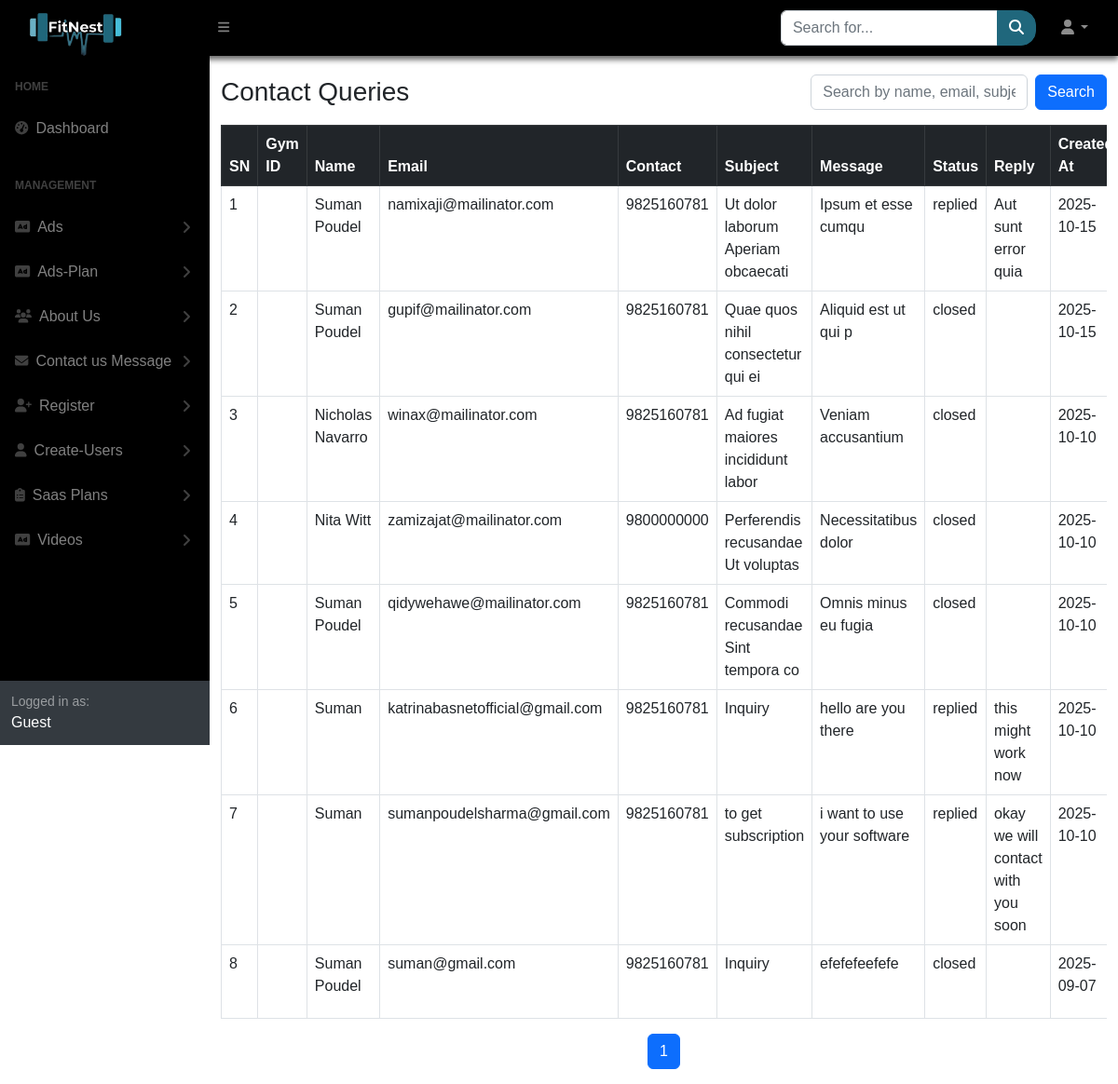
The page /SuperAdmin/contactUs/index.php on the database its author committed.
### tables this page shows
CREATE TABLE `contact_queries` (
  `query_id` int(11) NOT NULL,
  `gym_id` int(11) DEFAULT NULL,
  `name` varchar(150) NOT NULL,
  `email` varchar(150) NOT NULL,
  `contact` varchar(20) DEFAULT NULL,
  `subject` varchar(255) NOT NULL,
  `message` text NOT NULL,
  `status` enum('pending','replied','closed') DEFAULT 'pending',
  `reply` text DEFAULT NULL,
  `created_at` timestamp NOT NULL DEFAULT current_timestamp(),
  `updated_at` timestamp NOT NULL DEFAULT current_timestamp() ON UPDATE current_timestamp()
);

### SuperAdmin/contactUs/index.php (the view, shortened to what this page needs)
<?php require("../sidelayout.php"); ?>
<?php
include "../../database/db_connect.php";
$limit = 15;
$page = isset($_GET['page']) && is_numeric($_GET['page']) ? (int)$_GET['page'] : 1;
$offset = ($page - 1) * $limit;
$search = isset($_GET['search']) ? trim($_GET['search']) : '';
$where = "WHERE 1";
$sql = "SELECT query_id, gym_id, name, email, contact, subject, message, status, reply, created_at
        FROM contact_queries $where
        ORDER BY created_at DESC
        LIMIT $limit OFFSET $offset";
$result = mysqli_query($conn, $sql);
$countSql = "SELECT COUNT(*) as total FROM contact_queries $where";
$countResult = mysqli_query($conn, $countSql);
$totalRows = mysqli_fetch_assoc($countResult)['total'];
$totalPages = ceil($totalRows / $limit);
?>
<div id="layoutSidenav_content">
    <main>
        <div class="container mt-4">
            <div class="d-flex justify-content-between align-items-center mb-3">
                <h3 class="mb-0">Contact Queries</h3>
                <form method="GET" class="d-flex" style="max-width: 400px;">
                    <input type="text" name="search" class="form-control me-2"
                        placeholder="Search by name, email, subject, status..."
                        value="<?= htmlspecialchars($search) ?>">
                    <button type="submit" class="btn btn-primary">Search</button>
                </form>
            </div>
            <div class="table-responsive">
                <table class="table table-bordered table-hover">
                    <thead class="table-dark">
                        <tr>
                            <th>SN</th>
                            <th>Gym ID</th>
                            <th>Name</th>
                            <th>Email</th>
                            <th>Contact</th>
                            <th>Subject</th>
                            <th>Message</th>
                            <th>Status</th>
                            <th>Reply</th>
                            <th>Created At</th>
                        </tr>
                    </thead>
                    <tbody>
                        <?php
                        if (mysqli_num_rows($result) > 0) {
                            $sn = $offset + 1;
                            while ($row = mysqli_fetch_assoc($result)) {
                                $truncatedMessage = strlen($row['message']) > 30 ? substr($row['message'], 0, 30) . '...' : $row['message'];
                                echo "<tr>";
                                echo "<td>{$sn}</td>";
                                echo "<td>" . htmlspecialchars($row['gym_id']) . "</td>";
                                echo "<td>" . htmlspecialchars($row['name']) . "</td>";
                                echo "<td>" . htmlspecialchars($row['email']) . "</td>";
                                echo "<td>" . htmlspecialchars($row['contact']) . "</td>";
                                echo "<td>" . htmlspecialchars($row['subject']) . "</td>";
                                echo "<td>" . htmlspecialchars($truncatedMessage) . "</td>";
                                echo "<td>" . htmlspecialchars($row['status']) . "</td>";
                                echo "<td>" . htmlspecialchars($row['reply']) . "</td>";
                                echo "<td>" . date('Y-m-d', strtotime($row['created_at'])) . "</td>";
                                echo "</tr>";
                                $sn++;
                            }
                        } else {
                            echo "<tr><td colspan='11' class='text-center'>No messages found</td></tr>";
                        }
                        ?>
                    </tbody>
                </table>
            </div>
            <nav>
                <ul class="pagination justify-content-center">
                    <?php for ($i = 1; $i <= $totalPages; $i++): ?>
                        <li class="page-item <?= ($i == $page) ? 'active' : '' ?>"><a class="page-link" href="?page=<?= $i ?>&search=<?= urlencode($search) ?>"><?= $i ?></a></li>
                    <?php endfor; ?>
                </ul>
            </nav>
        </div>
        <link href="https://cdnjs.cloudflare.com/ajax/libs/font-awesome/6.5.0/css/all.min.css" rel="stylesheet" />
    </main>
    <?php require("../assets/link.php"); ?>

### SuperAdmin/assets/css/landing.css (style rules this page uses)
* { margin: 0; padding: 0; box-sizing: border-box; font-family: Sans-serif; }
html { height: 100%; scroll-behavior: smooth; }

### rows shown on the page
contact_queries: name "Suman Poudel", email "namixaji@mailinator.com", contact "9825160781", subject "Ut dolor laborum Aperiam obcaecati", message "Ipsum et esse cumqu", status "replied", reply "Aut sunt error quia", created_at "2025-10-15"
contact_queries: name "Suman Poudel", email "gupif@mailinator.com", contact "9825160781", subject "Quae quos nihil consectetur qui ei", message "Aliquid est ut qui p", status "closed", created_at "2025-10-15"
contact_queries: name "Nicholas Navarro", email "winax@mailinator.com", contact "9825160781", subject "Ad fugiat maiores incididunt labor", message "Veniam accusantium", status "closed", created_at "2025-10-10"
contact_queries: name "Nita Witt", email "zamizajat@mailinator.com", contact "9800000000", subject "Perferendis recusandae Ut voluptas", message "Necessitatibus dolor", status "closed", created_at "2025-10-10"
contact_queries: name "Suman Poudel", email "qidywehawe@mailinator.com", contact "9825160781", subject "Commodi recusandae Sint tempora co", message "Omnis minus eu fugia", status "closed", created_at "2025-10-10"
contact_queries: name "Suman", email "katrinabasnetofficial@gmail.com", contact "9825160781", subject "Inquiry", message "hello are you there", status "replied", reply "this might work now", created_at "2025-10-10"
contact_queries: name "Suman", email "sumanpoudelsharma@gmail.com", contact "9825160781", subject "to get subscription", message "i want to use your software", status "replied", reply "okay we will contact with you soon", created_at "2025-10-10"
contact_queries: name "Suman Poudel", email "suman@gmail.com", contact "9825160781", subject "Inquiry", message "efefefeefefe", status "closed", created_at "2025-09-07"
